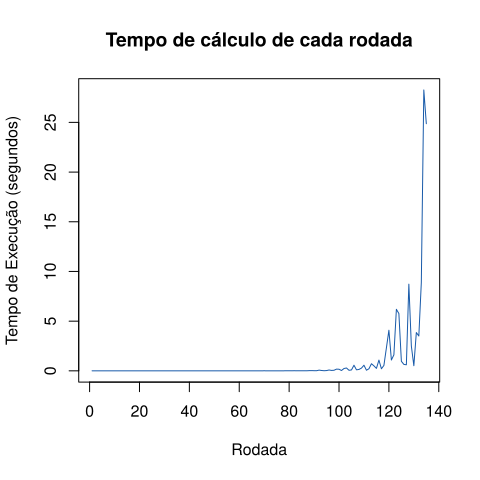

Generate this figure with R:
dados <- read.csv('tempos.csv.gz')
dados$tempo = dados$tempo / 1000000000

library(svglite)
svglite('tempos.svg', width = 5, height = 5)
plot(
  dados$rodada,
  dados$tempo,
  type = 'l',
  xlab = 'Rodada',
  ylab = 'Tempo de Execução (segundos)',
  main = 'Tempo de cálculo de cada rodada',
  col = '#185aa9'
)
